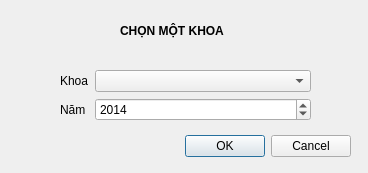
<?xml version="1.0" encoding="UTF-8"?>
<ui version="4.0">
 <class>dialogChonNganh</class>
 <widget class="QDialog" name="dialogChonNganh">
  <property name="geometry">
   <rect>
    <x>0</x>
    <y>0</y>
    <width>368</width>
    <height>173</height>
   </rect>
  </property>
  <property name="windowTitle">
   <string>Dialog</string>
  </property>
  <widget class="QDialogButtonBox" name="buttonBox">
   <property name="geometry">
    <rect>
     <x>10</x>
     <y>130</y>
     <width>341</width>
     <height>32</height>
    </rect>
   </property>
   <property name="orientation">
    <enum>Qt::Horizontal</enum>
   </property>
   <property name="standardButtons">
    <set>QDialogButtonBox::Cancel|QDialogButtonBox::Ok</set>
   </property>
  </widget>
  <widget class="QLabel" name="label">
   <property name="geometry">
    <rect>
     <x>120</x>
     <y>20</y>
     <width>131</width>
     <height>21</height>
    </rect>
   </property>
   <property name="font">
    <font>
     <weight>75</weight>
     <bold>true</bold>
    </font>
   </property>
   <property name="text">
    <string>CHỌN MỘT KHOA</string>
   </property>
  </widget>
  <widget class="QWidget" name="layoutWidget">
   <property name="geometry">
    <rect>
     <x>60</x>
     <y>70</y>
     <width>251</width>
     <height>56</height>
    </rect>
   </property>
   <layout class="QFormLayout" name="formLayout">
    <item row="0" column="0">
     <widget class="QLabel" name="label_2">
      <property name="text">
       <string>Khoa</string>
      </property>
     </widget>
    </item>
    <item row="0" column="1">
     <widget class="QComboBox" name="comboBox"/>
    </item>
    <item row="1" column="0">
     <widget class="QLabel" name="label_3">
      <property name="text">
       <string>Năm</string>
      </property>
     </widget>
    </item>
    <item row="1" column="1">
     <widget class="QDateEdit" name="dateEdit">
      <property name="date">
       <date>
        <year>2014</year>
        <month>1</month>
        <day>1</day>
       </date>
      </property>
      <property name="displayFormat">
       <string>yyyy</string>
      </property>
     </widget>
    </item>
   </layout>
  </widget>
 </widget>
 <resources/>
 <connections>
  <connection>
   <sender>buttonBox</sender>
   <signal>accepted()</signal>
   <receiver>dialogChonNganh</receiver>
   <slot>accept()</slot>
   <hints>
    <hint type="sourcelabel">
     <x>248</x>
     <y>254</y>
    </hint>
    <hint type="destinationlabel">
     <x>157</x>
     <y>274</y>
    </hint>
   </hints>
  </connection>
  <connection>
   <sender>buttonBox</sender>
   <signal>rejected()</signal>
   <receiver>dialogChonNganh</receiver>
   <slot>reject()</slot>
   <hints>
    <hint type="sourcelabel">
     <x>316</x>
     <y>260</y>
    </hint>
    <hint type="destinationlabel">
     <x>286</x>
     <y>274</y>
    </hint>
   </hints>
  </connection>
 </connections>
</ui>
